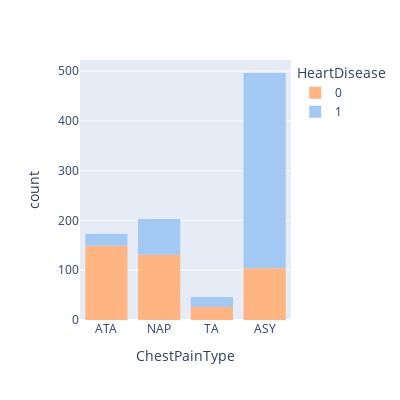

Notebook code for this chart:
### Code cell
ploty_sea_color = ['rgb(255,180,130)', 'rgb(161,201,244)']

fig = px.histogram(df, x="ChestPainType", color="HeartDisease",width=400, height=400, color_discrete_sequence= ploty_sea_color)
fig.show()

### Figure 1 — Plotly figure (JSON) as saved in the notebook; plotly's stock layout.template omitted (floating-point values rounded to 4 significant figures; data arrays with more than 128 entries replaced by an {"elided": "..."} marker saying what was removed)
{"data": [{"alignmentgroup": "True", "bingroup": "x", "hovertemplate": "HeartDisease=0<br>ChestPainType=%{x}<br>count=%{y}<extra></extra>", "legendgroup": "0", "marker": {"color": "rgb(255,180,130)", "pattern": {"shape": ""}}, "name": "0", "offsetgroup": "0", "orientation": "v", "showlegend": true, "type": "histogram", "x": {"elided": "410 str values"}, "xaxis": "x", "yaxis": "y"}, {"alignmentgroup": "True", "bingroup": "x", "hovertemplate": "HeartDisease=1<br>ChestPainType=%{x}<br>count=%{y}<extra></extra>", "legendgroup": "1", "marker": {"color": "rgb(161,201,244)", "pattern": {"shape": ""}}, "name": "1", "offsetgroup": "1", "orientation": "v", "showlegend": true, "type": "histogram", "x": {"elided": "508 str values"}, "xaxis": "x", "yaxis": "y"}], "layout": {"barmode": "relative", "height": 400, "legend": {"title": {"text": "HeartDisease"}, "tracegroupgap": 0}, "margin": {"t": 60}, "width": 400, "xaxis": {"anchor": "y", "domain": [0, 1], "title": {"text": "ChestPainType"}}, "yaxis": {"anchor": "x", "domain": [0, 1], "title": {"text": "count"}}}}
